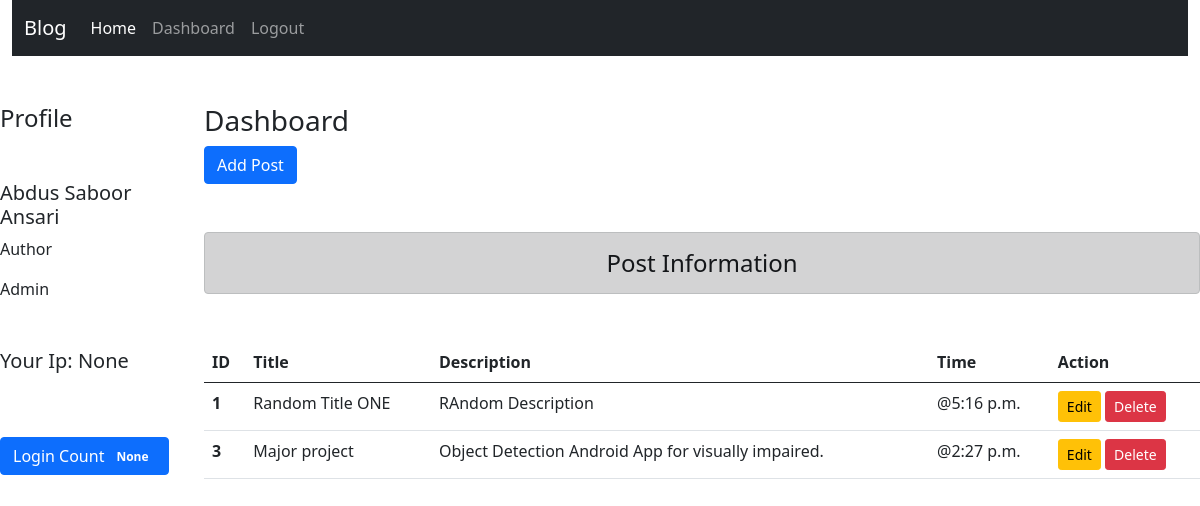
The page /dashboard/ (signed in) on the database its author committed.
### post/models.py (models this page shows)
class BlogPost(models.Model):
    title = models.CharField(max_length=100)
    desc = models.TextField()
    timestamp = models.TimeField(auto_now_add=True)

### post/views.py (the view)
# urls.py: path('dashboard/', pv.dashboard, name='dashboard'),
def dashboard(request):
    if request.user.is_authenticated:
        posts = BlogPost.objects.all()
        user = request.user
        name = user.get_full_name()
        group = user.groups.all()
        ip = request.session.get('ip',0)
        ct = cache.get('count',version=user.pk)
        return render(request, 'post/dashboard.html',{'posts':posts,'name':name,'group':group,'ip':ip,'ct':ct})
    else:
        return HttpResponseRedirect('/login/')

### post/templates/post/dashboard.html (shortened to what this page needs)
{% extends 'post/base.html' %}
{% load static %}
{% block side %}
<div class="col-sm-2">
<h4 class="my-5">Profile</h4>
<h5>{{name}}</h5>
{% for gps in group %}
<p>{{gps.name}}</p>
{% endfor %}
    <h5 class="my-5">Your Ip: {{ip}}</h5>
    <button type="badge" class="btn btn-primary mt-3">Login Count <span class="badge badge-light">{{ct}}</span></button>
</div>
{% endblock side %}
{% block content %}
<div class="col-sm-10 my-5">
<h3>Dashboard</h3>
<a href="{% url 'addpost' %}" class="btn btn-primary">Add Post</a>
 <h4 class="text-center alert alert-dark my-5">Post Information</h4>
        <table class="table table-hover">
                {% if posts %}
            <thead>
                <tr>
                    <th scope="col" >ID</th>
                    <th scope="col">Title</th>
                    <th scope="col" style="width:50%">Description</th>
                    <th scope="col">Time</th>
                    <th scope="col">Action</th>
                </tr>
            </thead>
            <tbody>
                {% for post in posts %}
                <tr>
                    <th scope="row">{{post.id}}</th>
                    <td>{{post.title}}</td>
                    <td>{{post.desc}}</td>
                    <td>@{{post.timestamp}}</td>
                    <td>
                        <a href="{% url 'update' post.id %}" class="btn btn-warning btn-sm">Edit</a>
                       {% if perms.blog.delete_blogpost %}
                        <form action="{% url 'delete' post.id %}" class="d-inline" method="post">
                            <input type="submit" class="btn btn-danger btn-sm" value="Delete">
                        </form>
{% endif %}
                    </td>
                </tr>
                {% endfor %}
            </tbody>
        </table>
        {% else %}
        <h4 class="text-ceter alert alert-warning">NO record Found</h4>
        {% endif %}
</div>
{% endblock content %}

### rows shown on the page
BlogPost: id "1", title "Random Title ONE", desc "RAndom Description", timestamp "5:16 p.m."
BlogPost: id "3", title "Major project", desc "Object Detection Android App for visually impaired.", timestamp "2:27 p.m."

### other values the page prints
{{ name }} "Abdus Saboor Ansari"
{{ gps.name }} "Author"
{{ gps.name }} "Admin"
{{ ip }} "None"
{{ ct }} "None"
